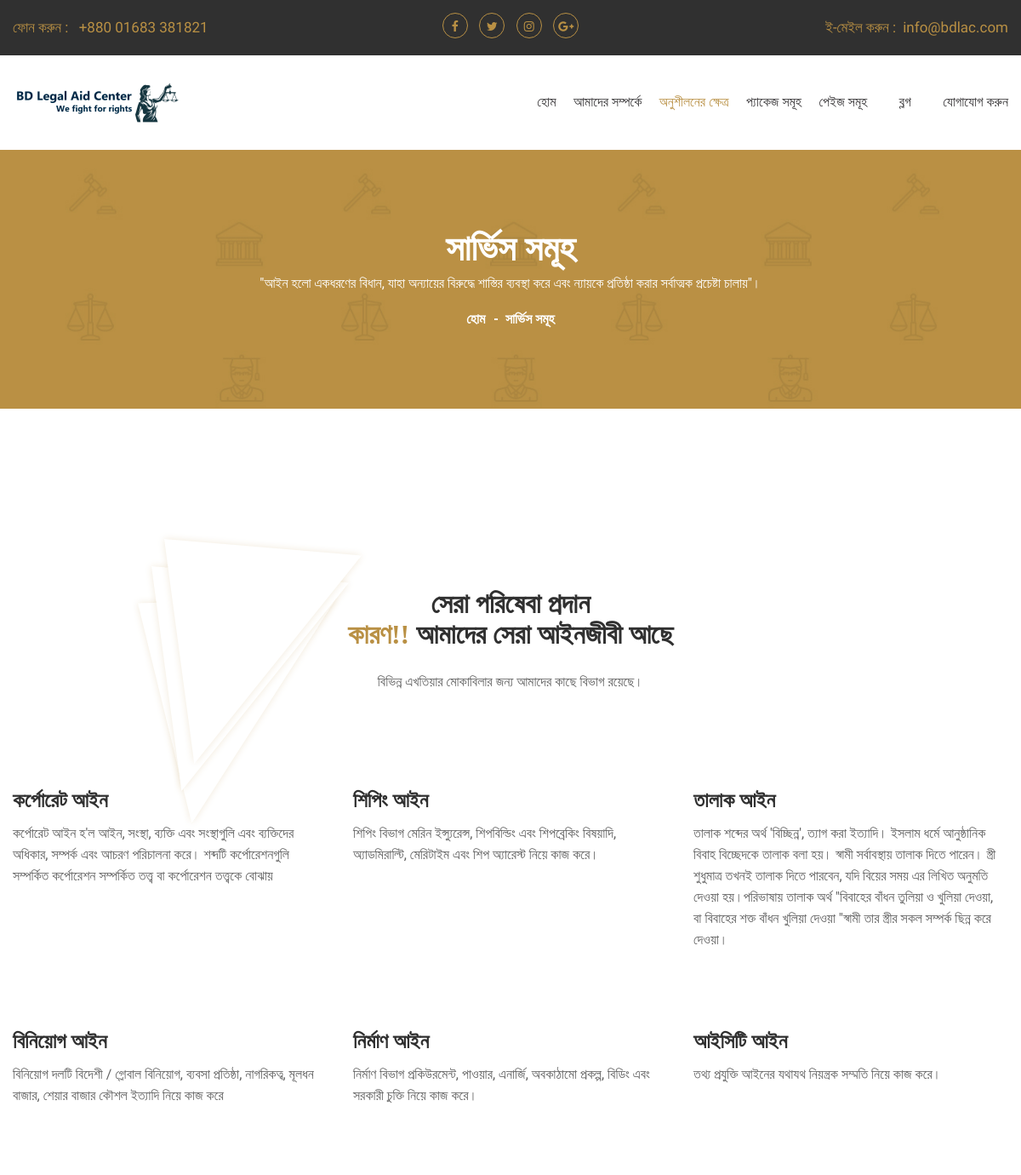
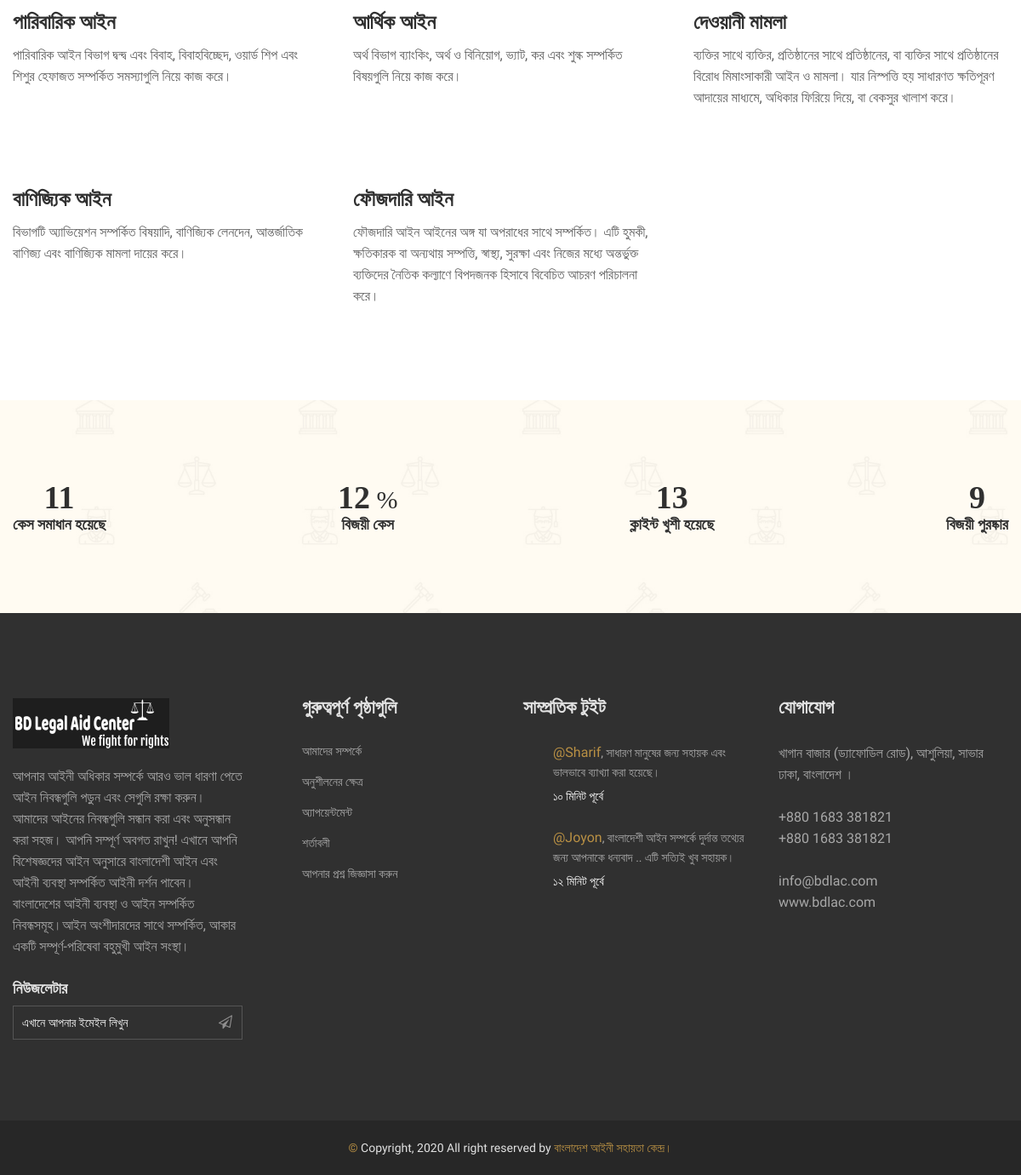
The app's page /service.php with its own data (2 pictures, top to bottom).
### tables this page shows
CREATE TABLE `services` (
  `id` int(11) NOT NULL,
  `icon_url` text,
  `title` text NOT NULL,
  `description` text NOT NULL
);

CREATE TABLE `counting_info` (
  `id` int(11) NOT NULL,
  `title` text NOT NULL,
  `count` float NOT NULL,
  `is_percent` tinyint(1) NOT NULL DEFAULT '0'
);

### service.php (the view, shortened to what this page needs)
<?php
require_once './config/connection.php';
$query="SELECT * from services ORDER BY RAND()";
$result=mysqli_query($con,$query) or die ('date Query is not execute !!');
$query1="SELECT * from counting_info ";
$result1=mysqli_query($con,$query1) or die ('date Query is not execute !!');
?>
<!doctype html>
<html class="no-js" lang="en">
<head>
    <link rel="stylesheet" href="css/droid.css">
    <link rel="stylesheet" href="css/icofont.css">
    <link rel="stylesheet" href="css/font-awesome.min.css">
	<link rel="stylesheet" href="css/animate.css">
	<link rel="stylesheet" href="css/owl.carousel.min.css">
	<link rel="stylesheet" href="css/jquery.datepicker.css">
	<link rel="stylesheet" href="css/zabuto_calendar.css">
	<link rel="stylesheet" href="css/meanmenu.min.css">
	<link rel="stylesheet" href="css/venobox.css">
	<link rel="stylesheet" href="css/bootstrap.min.css">
	<link rel="stylesheet" href="style.css">
	<link rel="stylesheet" href="css/responsive.css">
</head>
<body>
	<div class="wrapper">
		<header>
		    <div class="header-container">
		        <div class="header-top-area default-bg">
		            <div class="container">
		                <div class="row row-75">
                            <div class="header-top-wrap col-12">
                                <div class="row">
                                    <div class="col-md-4 col-xl-3">
                                        <div class="header-top-left">
                                            <p>ফোন করুন : <a href="#"> +880 01683 381821</a></p>
                                        </div>
                                    </div>
                                    <div class="col-md-4 col-xl-6">
                                        <div class="header-top-middle text-center">
                                            <ul class="social-link">
                                                <li><a href="#"><i class="fa fa-facebook"></i></a></li>
                                                <li><a href="#"><i class="fa fa-twitter"></i></a></li>
                                                <li><a href="#"><i class="fa fa-instagram"></i></a></li>
                                                <li><a href="#"><i class="fa fa-google-plus"></i></a></li>
                                            </ul>
                                        </div>
                                    </div>
                                    <div class="col-md-4 col-xl-3">
                                        <div class="header-top-right">
                                            <p>ই-মেইল করুন :<a href="#">info@bdlac.com</a></p>
                                        </div>
                                    </div>
                                </div>
                            </div>
		                </div>
		            </div>
		        </div>
		        <div class="header-bottom-area header-sticky">
		            <div class="container">
		                <div class="row align-items-center">
		                    <div class="col-md-3">
		                        <div class="header-logo">
		                            <a href="index.php"><img src="img/logo/logo4.PNG" alt=""></a>
		                        </div>
		                    </div>
		                    <div class="col-md-9">
		                        <div class="header-menu-area text-right">
		                            <nav>
		                                <ul class="main-menu">
		                                    <li><a href="index.php">হোম</a></li>
		                                    <li><a href="about.php">আমাদের সম্পর্কে</a></li>
		                                    <li class="active"><a href="service.php">অনুশীলনের ক্ষেত্র</a></li>
		                                    <li><a href="pricing-plan.php">প্যাকেজ সমূহ</a></li>
		                                    <li><a href="#">পেইজ সমূহ</a>
		                                    </li>
		                                    <li><a href="blog.php">ব্লগ</a>
		                                    </li>
		                                    <li><a href="contact.php">যোগাযোগ করুন</a></li>
		                                </ul>
		                            </nav>
		                        </div>
		                    </div>
		                </div>
		                <div class="row">
                            <div class="col-12">
                            </div>
                        </div>
		            </div>
		        </div>
		    </div>
		</header>
		<div class="page-banner-area bg-img-3 pt-95 pb-90">
		    <div class="container">
		        <div class="row">
		            <div class="page-banner-content col-12 text-center">
                        <h2>সার্ভিস সমূহ</h2>
                        <p>"আইন হলো একধরণের বিধান, যাহা অন্যায়ের বিরুদ্ধে শাস্তির ব্যবস্থা করে এবং ন্যায়কে প্রতিষ্ঠা করার সর্বাত্মক প্রচেষ্টা চালায়"।</p>
		                <ul class="breadcrumb-pagination">
		                    <li><a href="index.php">হোম</a></li>
		                    <li>সার্ভিস সমূহ</li>
		                </ul>
		            </div>
		        </div>
		    </div>
		</div>
		<div class="service-page-banner pt-120 pb-60">
		    <div class="container">
		        <div class="row">
		            <div class="col-lg-8 ml-auto mr-auto col-12">
		                <div class="service-banner-img img-full">
		                </div>
		            </div>
		        </div>
		        <div class="row">
		            <div class="col-12">
                        <div class="section-title text-center mb-70">
                            <h2>সেরা পরিষেবা প্রদান  <br> <span>কারণ!!</span> আমাদের সেরা আইনজীবী আছে</h2>
                            <p>বিভিন্ন এখতিয়ার মোকাবিলার জন্য আমাদের কাছে  বিভাগ রয়েছে।</p>
                        </div>
		            </div>
		        </div>
		        <div class="row">
				    <?php
						if(mysqli_num_rows($result) > 0)
						{
							while($row = mysqli_fetch_array($result))
							{
								?>
							   <div class="col-lg-4 col-md-6">
		                <div class="single-service mb-50">
		                    <div class="single-service-img img-full">
		                    </div>
		                    <div class="single-service-content">
		                        <h4><a href="single-service.php"><?php echo $row['title'];?></a></h4>
		                        <p><?php echo $row['description'];?></p>
		                    </div>
		                </div>
		            </div>
								<?php
							}
						}
						?>
		        </div>
		    </div>
		</div>
		<div class="fun-factor-area bg-img pt-95 pb-90">
		    <div class="container">
		        <div class="row justify-content-between">
					<?php
						if(mysqli_num_rows($result1) > 0)
						{
							while($row = mysqli_fetch_array($result1))
							{
								?>
							<div class="col fun-factor-wrap">
							<?php
								if($row['is_percent']){
									echo '<h2><span class="counter">'.$row['count'].'</span> % </h2>';
								}
								else{
									echo '<h2><span class="counter">'.$row['count'].'</span>  </h2>';
								}
								?>
							<span><?php echo $row['title'];?></span>
						</div>
								<?php
							}
						}
						?>
		        </div>
		    </div>
		</div>
		<footer>
		    <div class="footer-container">
		        <div class="footer-top-area black-bg pt-100 pb-65">
		            <div class="container">
		                <div class="row">
		                    <div class="col-md-6 col-lg-3">
		                        <div class="single-footer-widget mb-30">
                                    <a class="footer-logo" href="index.php"><img src="img/logo/logo5.png" alt=""></a>
		                            <p>আপনার আইনী অধিকার সম্পর্কে আরও ভাল ধারণা পেতে আইন নিবন্ধগুলি পড়ুন এবং সেগুলি রক্ষা করুন। আমাদের আইনের নিবন্ধগুলি সন্ধান করা এবং অনুসন্ধান করা সহজ। আপনি  সম্পূর্ণ অবগত রাখুন! এখানে আপনি বিশেষজ্ঞদের আইন অনুসারে বাংলাদেশী আইন এবং আইনী ব্যবস্থা সম্পর্কিত আইনী দর্শন পাবেন। বাংলাদেশের আইনী ব্যবস্থা ও আইন সম্পর্কিত নিবন্ধসমূহ।আইন অংশীদারদের সাথে সম্পর্কিত, আকার একটি সম্পূর্ণ-পরিষেবা বহুমুখী আইন সংস্থা।</p>
		                            <h4 class="newslatter-title">নিউজলেটার</h4>
		                            <form action="http://devitems.us11.list-manage.com/subscribe/post?u=6bbb9b6f5827bd842d9640c82&amp;id=05d85f18ef" method="post" id="mc-embedded-subscribe-form" name="mc-embedded-subscribe-form" class="footer-subscribe-form validate" target="_blank" novalidate>
                                       <div id="mc_embed_signup_scroll">
                                          <div id="mc-form" class="mc-form subscribe-form" >
                                            <input id="mc-email" type="email" autocomplete="off" placeholder="এখানে আপনার ইমেইল লিখুন" />
                                            <button id="mc-submit"><i class="fa fa-paper-plane-o"></i></button>
                                          </div>
                                       </div>
                                   </form>
		                        </div>
		                    </div>
		                    <div class="col-md-6 col-lg-3 footer-menu">
		                        <div class="single-footer-widget mb-30">
		                            <h3 class="footer-title">গুরুত্বপূর্ণ পৃষ্ঠাগুলি</h3>
		                            <ul>
		                                <li><a href="about.php">আমাদের সম্পর্কে</a></li>
		                                <li><a href="service.php">অনুশীলনের ক্ষেত্র</a></li>
		                                <li><a href="appointments.php">অ্যাপয়েন্টমেন্ট</a></li>
		                                <li><a href="#">শর্তাবলী</a></li>
		                                <li><a href="#">আপনার প্রশ্ন জিজ্ঞাসা করুন</a></li>
		                            </ul>
		                        </div>
		                    </div>
		                    <div class="col-md-6 col-lg-3">
		                        <div class="single-footer-widget mb-30">
		                            <h3 class="footer-title">সাম্প্রতিক টুইট</h3>
		                            <ul class="footer-tweet">
		                                <li>
		                                    <p><a href="#">@Sharif</a>, সাধারণ মানুষের জন্য সহায়ক এবং ভালভাবে ব্যাখ্যা করা হয়েছে। </p>
		                                    <span class="time"><a href="#">১০ মিনিট পূর্বে</a></span>
		                                </li>
		                                <li>
		                                    <p><a href="#">@Joyon</a>, বাংলাদেশী আইন সম্পর্কে দুর্দান্ত তথ্যের জন্য আপনাকে ধন্যবাদ .. এটি সত্যিই খুব সহায়ক। </p>
		                                    <span class="time"><a href="#">১২ মিনিট পূর্বে</a></span>
		                                </li>
		                            </ul>
		                        </div>
		                    </div>
		                    <div class="col-md-6 col-lg-3">
		                        <div class="single-footer-widget mb-30">
		                            <h3 class="footer-title">যোগাযোগ</h3>
		                            <p>খাগান বাজার (ড্যাফোডিল রোড), আশুলিয়া, সাভার<br> ঢাকা, বাংলাদেশ ।</p>
		                            <p class="contact-info">
		                                <a href="#">+880 1683 381821</a>
		                                <a href="#">+880 1683 381821</a>
		                            </p>
		                            <p class="contact-info">
		                                <a href="#">info@bdlac.com</a>
		                                <a href="#">www.bdlac.com</a>
		                            </p>
		                        </div>
		                    </div>
		                </div>
		            </div>
		        </div>
		        <div class="footer-bottom-area pt-20 pb-20">
		            <div class="container text-center">
		               <p><span>&copy;</span> Copyright, 2020 All right reserved by <a href="#">বাংলাদেশ আইনী সহায়তা কেন্দ্র।</a></p>
		            </div>
		        </div>
		    </div>
		</footer>
	</div>
</body>
</html>

### css/responsive.css (style rules this page uses)
@media (min-width: 1200px) and (max-width: 1500px) { .row-75 { margin-left: -15px; margin-right: -15px; } }
@media (min-width: 1200px) and (max-width: 1500px) { .header-top-wrap { padding: 15px 15px; } }

### records on screen
services: title "কর্পোরেট আইন", description "কর্পোরেট আইন হ'ল আইন, সংস্থা, ব্যক্তি এবং সংস্থাগুলি এবং ব্যক্তিদের অধিকার, সম্পর্ক এবং আচরণ পরিচালনা করে। শব্দটি কর্পোরেশনগুলি সম্পর্কিত কর্পোরেশন সম্পর্কিত তত্ত্ব বা কর্পোরেশন তত্ত্বকে বোঝায়"
services: title "শিপিং আইন", description "শিপিং বিভাগ মেরিন ইন্স্যুরেন্স, শিপবিল্ডিং এবং শিপব্রেকিং বিষয়াদি, অ্যাডমিরাল্টি, মেরিটাইম এবং শিপ অ্যারেস্ট নিয়ে কাজ করে।"
services: title "তালাক আইন", description "তালাক শব্দের অর্থ 'বিচ্ছিন্ন', ত্যাগ করা ইত্যাদি। ইসলাম ধর্মে আনুষ্ঠানিক বিবাহ বিচ্ছেদকে তালাক বলা হয়। স্বামী সর্বাবস্থায় তালাক দিতে পারেন। স্ত্রী শুধুমাত্র তখনই তালাক দিতে পারবেন, যদি বিয়ের সময় এর লিখিত অনুমতি দেওয়া হয়।পরিভাষায় তালাক অর্থ \"বিবাহের বাঁধন তুলিয়া ও খুলিয়া দেওয়া, বা বিবাহের শক্ত বাঁধন খুলিয়া দেওয়া \"স্বামী তার স্ত্রীর সকল সম্পর্ক ছিন্ন করে দেওয়া।"
services: title "বিনিয়োগ আইন", description "বিনিয়োগ দলটি বিদেশী / গ্লোবাল বিনিয়োগ, ব্যবসা প্রতিষ্ঠা, নাগরিকত্ব, মূলধন বাজার, শেয়ার বাজার কৌশল ইত্যাদি নিয়ে কাজ করে"
services: title "নির্মাণ আইন", description "নির্মাণ বিভাগ প্রকিউরমেন্ট, পাওয়ার, এনার্জি, অবকাঠামো প্রকল্প, বিডিং এবং সরকারী চুক্তি নিয়ে কাজ করে।"
services: title "আইসিটি আইন", description "তথ্য প্রযুক্তি আইনের যথাযথ নিয়ন্ত্রক সম্মতি নিয়ে কাজ করে।"
services: title "পারিবারিক আইন", description "পারিবারিক আইন বিভাগ দ্বন্দ্ব এবং বিবাহ, বিবাহবিচ্ছেদ, ওয়ার্ড শিপ এবং শিশুর হেফাজত সম্পর্কিত সমস্যাগুলি নিয়ে কাজ করে।"
services: title "আর্থিক আইন", description "অর্থ বিভাগ ব্যাংকিং, অর্থ ও বিনিয়োগ, ভ্যাট, কর এবং শুল্ক সম্পর্কিত বিষয়গুলি নিয়ে কাজ করে।"
services: title "দেওয়ানী মামলা", description "ব্যক্তির সাথে ব্যক্তির, প্রতিষ্ঠানের সাথে প্রতিষ্ঠানের, বা ব্যক্তির সাথে প্রতিষ্ঠানের বিরোধ মিমাংসাকারী আইন ও মামলা। যার নিস্পত্তি হয় সাধারণত ক্ষতিপূরণ আদায়ের মাধ্যমে, অধিকার ফিরিয়ে দিয়ে, বা বেকসুর খালাশ করে।"
services: title "বাণিজ্যিক আইন", description "বিভাগটি অ্যাভিয়েশন সম্পর্কিত বিষয়াদি, বাণিজ্যিক লেনদেন, আন্তর্জাতিক বাণিজ্য এবং বাণিজ্যিক মামলা দায়ের করে।"
services: title "ফৌজদারি আইন", description "ফৌজদারি আইন আইনের অঙ্গ যা অপরাধের সাথে সম্পর্কিত। এটি হুমকী, ক্ষতিকারক বা অন্যথায় সম্পত্তি, স্বাস্থ্য, সুরক্ষা এবং নিজের মধ্যে অন্তর্ভুক্ত ব্যক্তিদের নৈতিক কল্যাণে বিপদজনক হিসাবে বিবেচিত আচরণ পরিচালনা করে।"
counting_info: count "11", title "কেস সমাধান হয়েছে"
counting_info: count "12", title "বিজয়ী কেস"
counting_info: count "13", title "ক্লাইন্ট খুশী হয়েছে"
counting_info: count "9", title "বিজয়ী পুরষ্কার"
